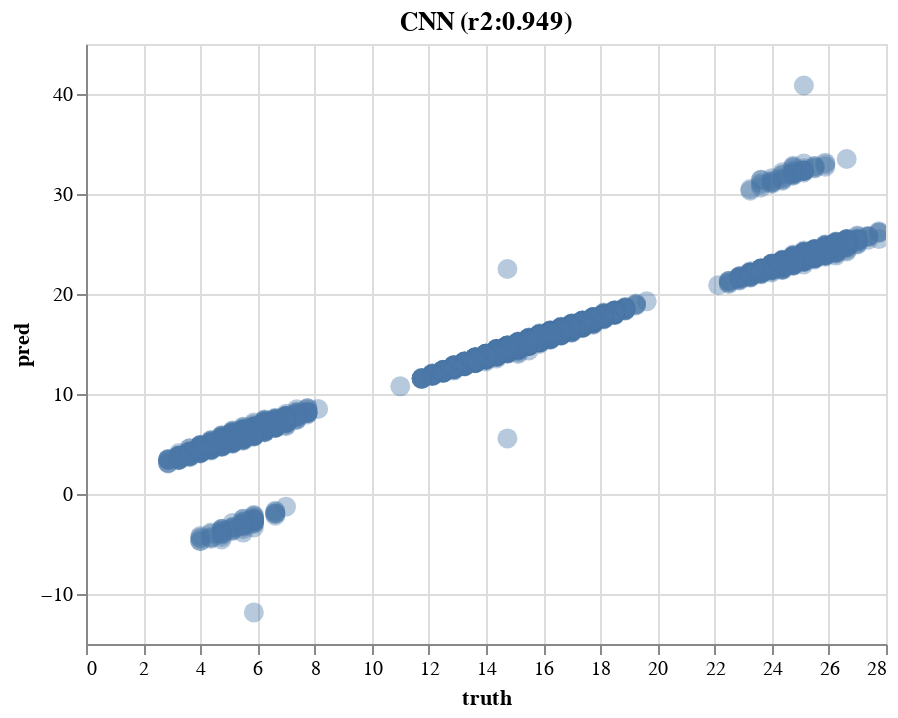

Notebook cell for this chart:
### Markdown cell above
(A quick screenshot of the Altair plot with tooltips from above if you can't see it in the Github preview)

### Code cell
# upload CNN altair viz to Datapane for publishing
parity_pred([("CNN",model_cnn)], seqs, oracle,alt=True,datapane=True)

### Figure 1 — Vega-Lite specification as saved in the notebook (floating-point values rounded to 4 significant figures; data arrays with more than 128 entries replaced by an {"elided": "..."} marker saying what was removed)
{"config": {"view": {"continuousWidth": 400, "continuousHeight": 300}}, "data": {"name": "data-356adee5afe7dcb9c67c7059c988cc79"}, "mark": {"type": "circle", "opacity": 0.4, "size": 100}, "encoding": {"tooltip": [{"field": "seq", "type": "nominal"}], "x": {"field": "truth", "type": "quantitative"}, "y": {"field": "pred", "type": "quantitative"}}, "selection": {"selector003": {"type": "interval", "bind": "scales", "encodings": ["x", "y"]}}, "title": "CNN (r2:0.949)", "$schema": "https://vega.github.io/schema/vega-lite/v4.17.0.json", "datasets": {"data-356adee5afe7dcb9c67c7059c988cc79": {"elided": "13108 records"}}}
